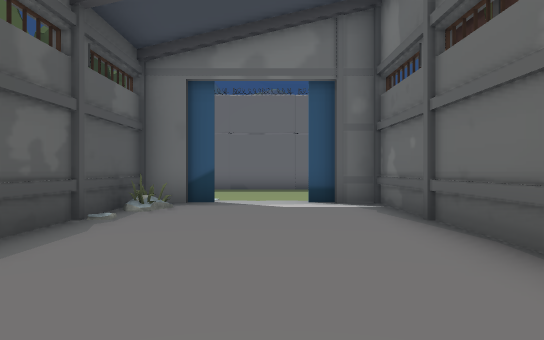
[1] (above)

24 first-person views from a walk through a scene from a Unity 3-D project. The camera is 1.3 m above the floor, looks level and sees 70° across. The floor is counted in squares, 2 m on a side. Each view is taken from the middle of a square. On the plan, view 1 faces up. The plan holds only what a view shows up to about 11 squares ahead; the rest is blank. The place goes on beyond the plan. Some animated figures are left out. Some surface patterns are stand-ins.

[2]
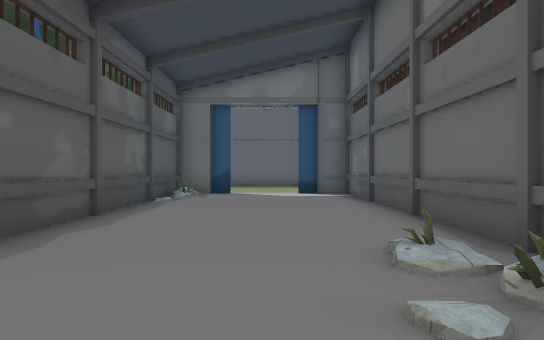

[3]
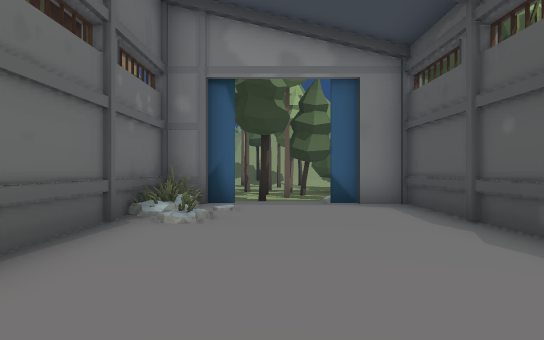

[4]
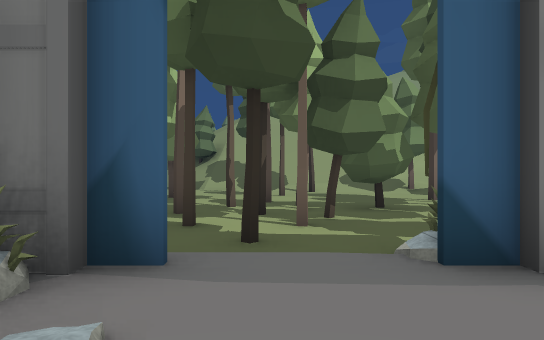

[5]
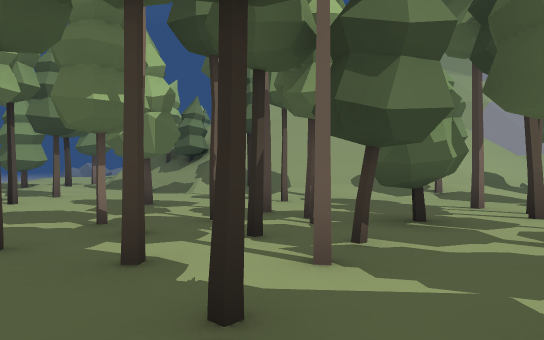

[6]
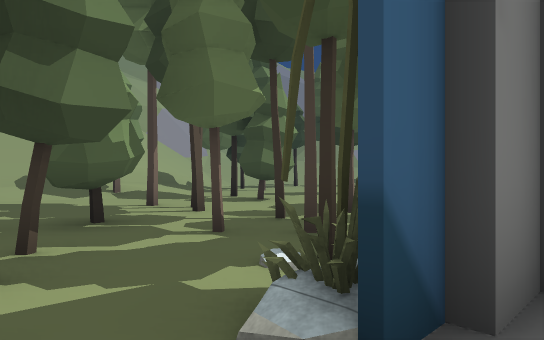

[7]
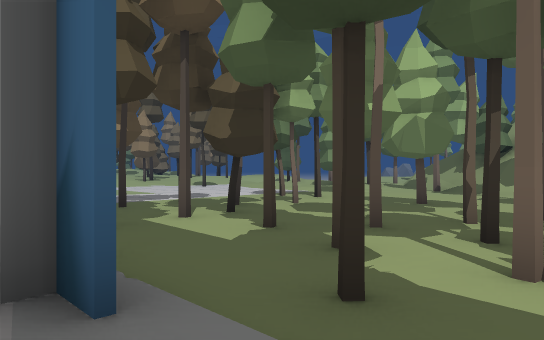

[8]
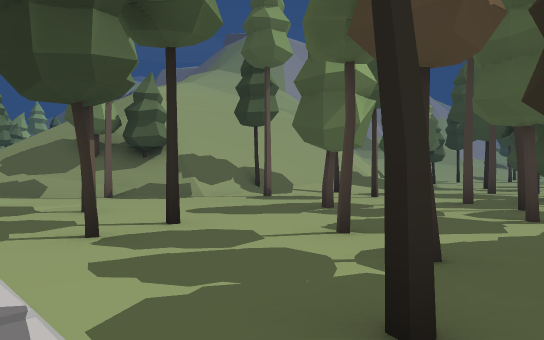

[9]
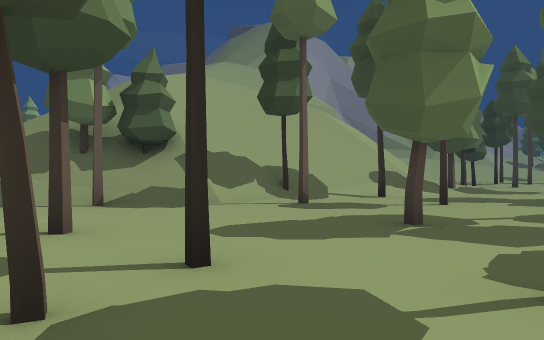

[10]
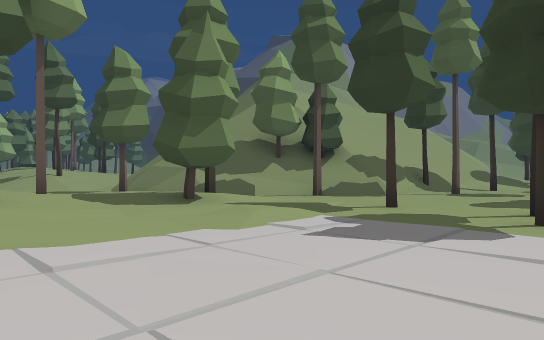

[11]
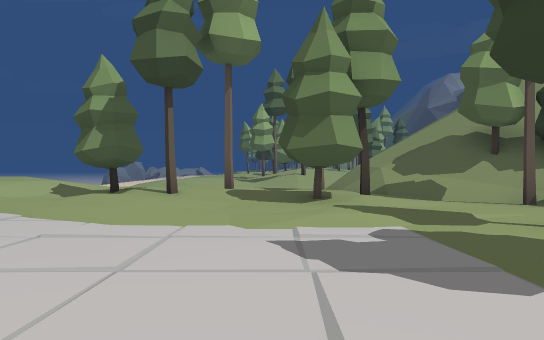

[12]
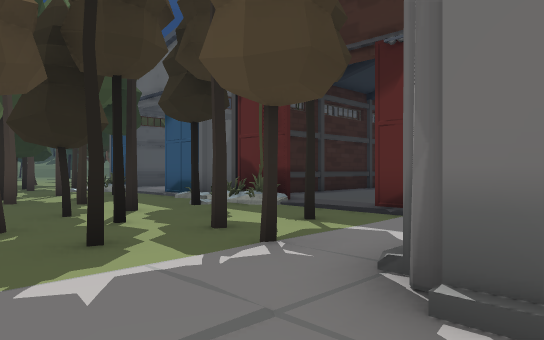

[13]
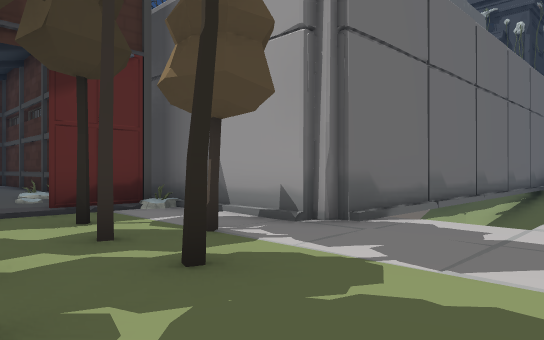

[14]
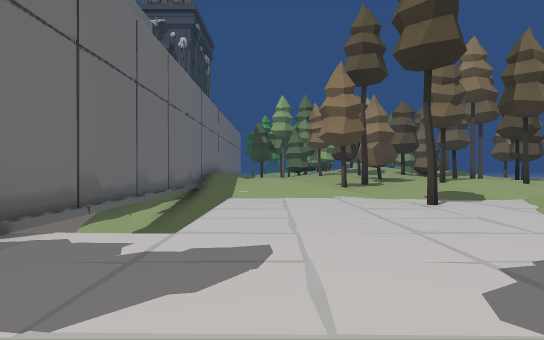

[15]
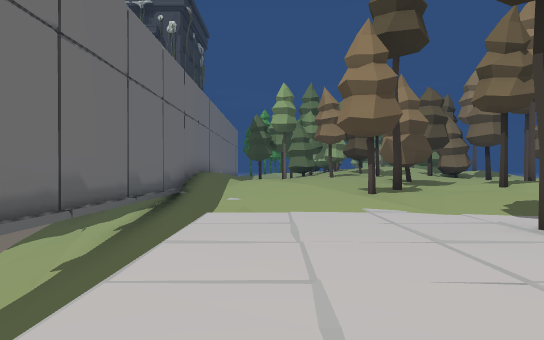

[16]
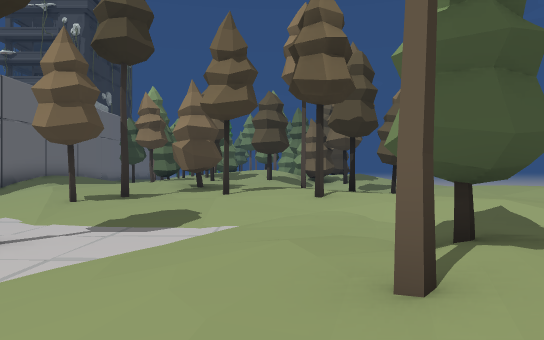

[17]
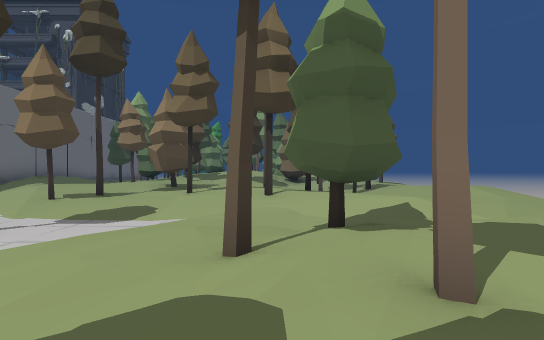

[18]
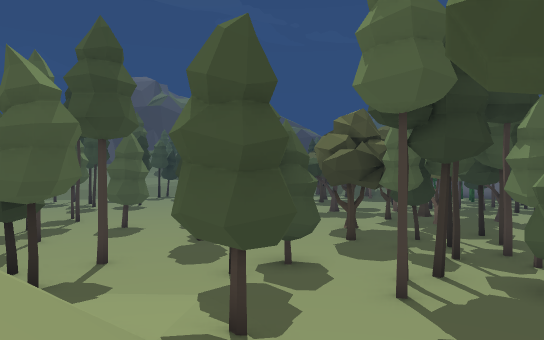

[19]
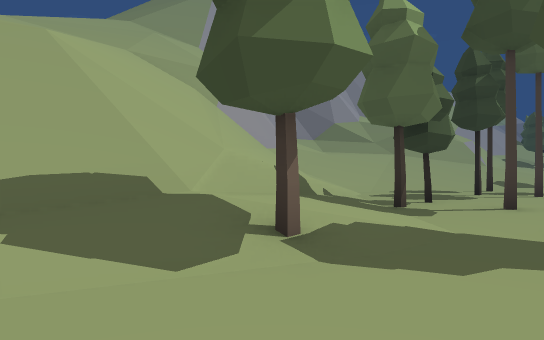

[20]
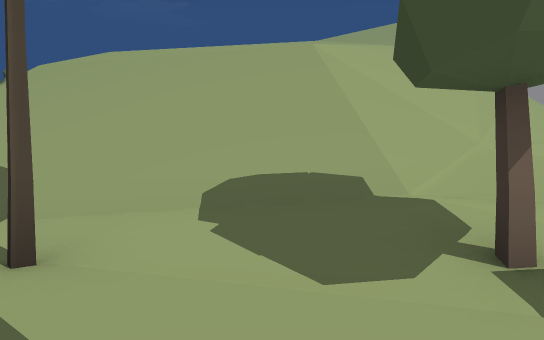

[21]
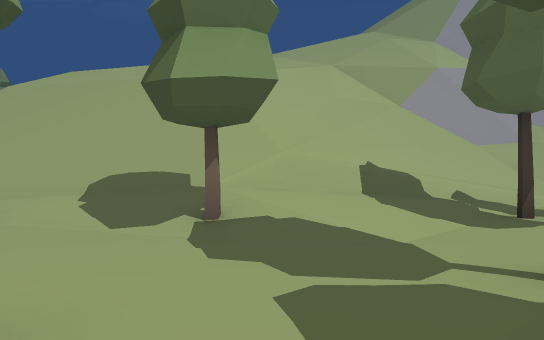

[22]
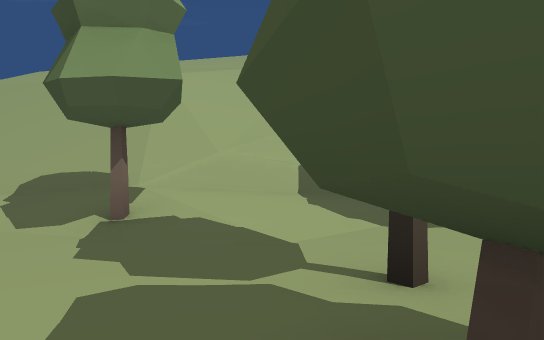

[23]
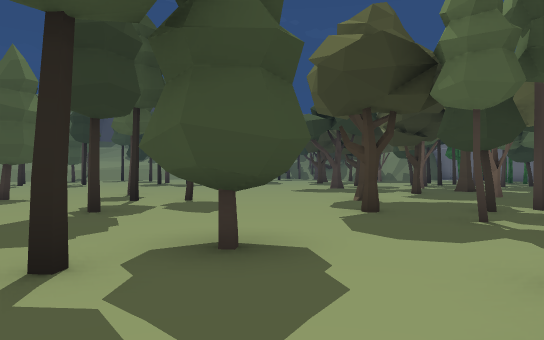

[24]
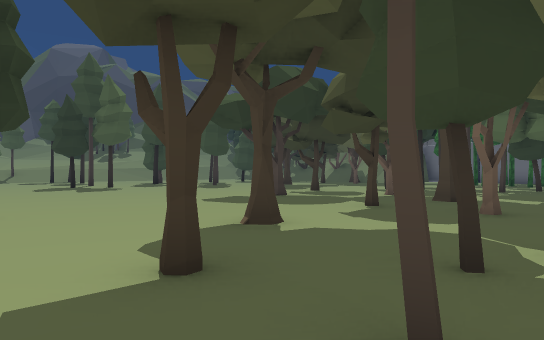

### Floor plan
Key: @ floor where view 1 was taken; # wall or solid block; . main floor; : floor 0.25 m higher than the main floor; - floor 0.25 m lower than the main floor; + floor 0.5 m higher than the main floor; / step, stairs or slope; = window, fence, low wall or low ledge; v drop or lower ground; T pine tree; H thing the floor can be seen under or through; C column.
Columns run from 17 left of view 1 to 20 right of it. Each row starts with its distance up from view 1.
 11                 ---
 10                 ---
  9                 /--
  8              T##//##
  7             T.#/...#
  6          T   T#=...#
  5         T..   #....#
  4          ..   #....#
  3         ...   #....#    .#
  2       .#...   #....#    .
  1      ....#..  #....##.. .
  0     -#......  #..@/##.. =
 -1    --...#-#.  #...=##...=
 -2  ---.....--.T-#....####.###
 -3 -----....-----###.##=##///
 -4 -----....#-T--HH T...# -T #
 -5 -----...----THH..TT..T-#- #    ==
 -6   -#..#.--#--TT TT..-TT---C#v # ## #
 -7   --.#..-------HH..T--T--  =  ////////
 -8  --.....-----#-HH.T.----- -/    //////
 -9  -.#...#.-##-----#.------ -  -   ////+
-10      ....--------..-#----       ////++
-11     .....--------#..-----       -/#+++
-12    .#...#--//#---...---#---   # ./:#++
-13    ....#-#//////#.#..---/....---.::++#
-14     ....-//==///////..-.....///-/:#+++
-15      ..//////////////#-./#/.://///++++
-16       /////=////////#//.#/++#/////#++
-17       ////=/////////##///:/#+##///++#
-18       ///=//// /////////=.../:.//++
-19        ##/////  //// /////// .:/+++

Where each view was taken, in squares from view 1:
view 1: 0 up, 0 right, facing up
view 2: 3 down, 0 right, facing up
view 3: 5 up, 0 right, facing down
view 4: 0 up, 0 right, facing down
view 5: 2 down, 0 right, facing down
view 6: 2 down, 0 right, facing down-left
view 7: 2 down, 1 left, facing down-right
view 8: 6 down, 8 right, facing down-left
view 9: 8 down, 7 right, facing down-left
view 10: 9 down, 12 right, facing down-left
view 11: 8 down, 9 right, facing down
view 12: 8 down, 10 right, facing up-left
view 13: 9 down, 5 right, facing up-right
view 14: 9 down, 6 right, facing right
view 15: 9 down, 9 right, facing right
view 16: 15 down, 9 right, facing right
view 17: 16 down, 8 right, facing right
view 18: 15 down, 1 left, facing up-left
view 19: 10 down, 2 left, facing down-left
view 20: 10 down, 3 left, facing down
view 21: 8 down, 5 left, facing down
view 22: 8 down, 6 left, facing down
view 23: 11 down, 4 left, facing up-left
view 24: 7 down, 5 left, facing up-left
